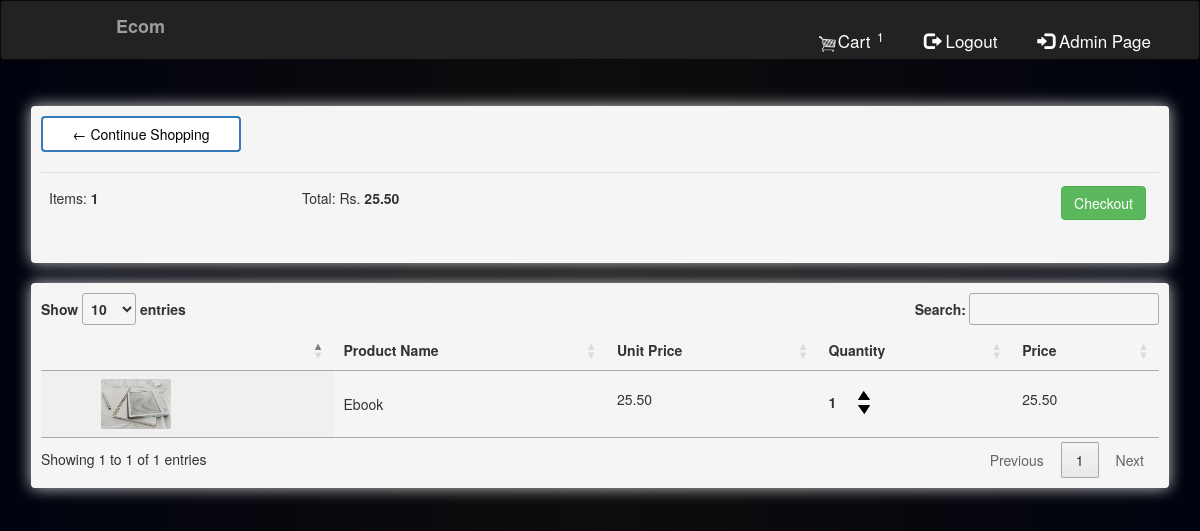
The page /cart (signed in) on the database as committed earlier.
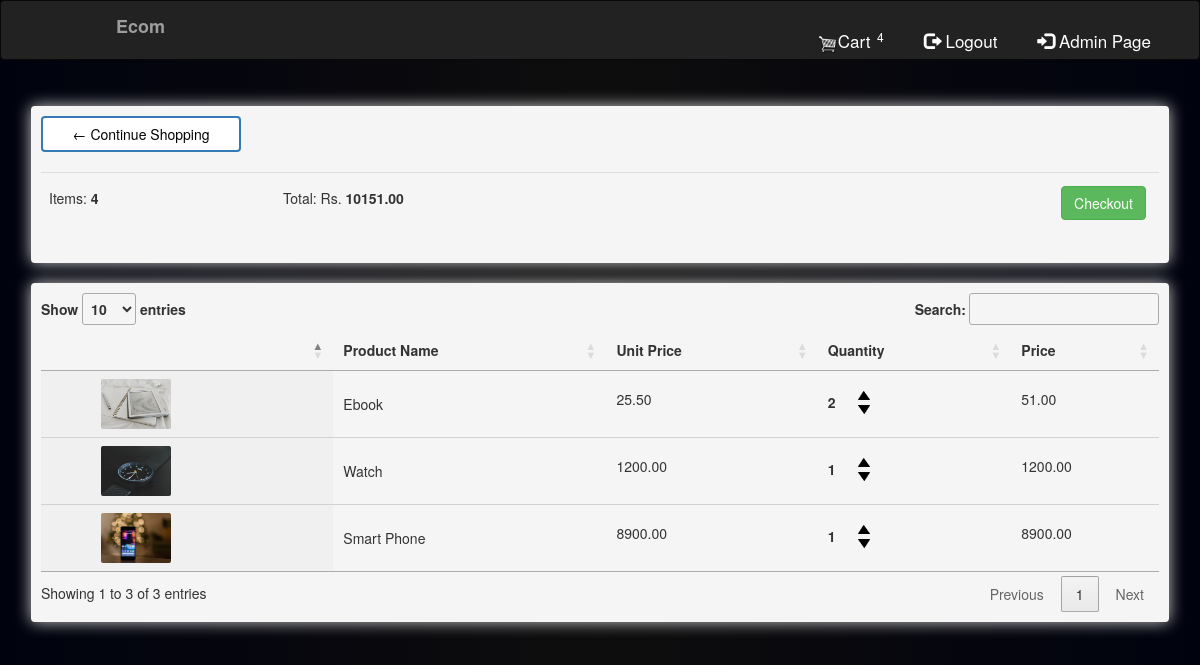
The same page on the database as committed later.
### store/models.py (models this page shows, shortened)
class Order(models.Model):
	customer = models.ForeignKey(Customer, on_delete=models.SET_NULL, null=True, blank=True)
	date_ordered = models.DateTimeField(auto_now_add=True)
	complete = models.BooleanField(default=False)
	transaction_id = models.CharField(max_length=100, null=True)
	@property
	def get_cart_total(self):
		return sum([
			item.quantity*item.product.price for item in self.orderitem_set.all()
			])
	@property
	def get_total_items(self):
		return sum([
			item.quantity for item in self.orderitem_set.all()
		])

class OrderItem(models.Model):
	product = models.ForeignKey(Product, on_delete=models.SET_NULL, null=True)
	order = models.ForeignKey(Order, on_delete=models.SET_NULL, null=True)
	quantity = models.IntegerField(default=0, null=True, blank=True)
	date_added = models.DateTimeField(auto_now_add=True)

class Product(models.Model):
	added_by = models.ForeignKey(Customer, on_delete=models.CASCADE, related_name="products") #new
	name = models.CharField(max_length=200)
	price = models.FloatField()
	digital = models.BooleanField(default=False)
	image = models.ImageField(null=True,blank=True)
	description = models.TextField(max_length=1000,null=True,blank=True)
	is_active = models.BooleanField(default=True)
	@property
	def get_image_url(self):
		try:
			return self.image.url
		except :
			return ''

### store/views.py (the view, shortened to what this page needs)
# urls.py: path('cart',views.cart,name='cart'),
def cart(request):
	context = {}
	template_name = 'store/cart.html'
	if request.user.is_authenticated:
		customer = request.user.customer
		order,created = Order.objects.get_or_create(customer=customer,complete=0)
		items = order.orderitem_set.all()
	context['items'] = items
	context['order'] = order
	return render(request,template_name, context)

### store/templatetags/template_filter.py (called while the page is built)
@register.filter
def mulplication(a,b):
  try:
    return a*b
  except :
    return 0

### store/templates/store/cart.html (shortened to what this page needs)
{% extends 'store/main.html' %}
{% load template_filter %}
{% load static %}
{% block content %}
<link rel="stylesheet" href="https://cdnjs.cloudflare.com/ajax/libs/font-awesome/5.15.3/css/all.min.css"/>
<link rel="stylesheet" href="https://maxcdn.bootstrapcdn.com/bootstrap/3.4.1/css/bootstrap.min.css">
<link rel="stylesheet" href="https://cdn.datatables.net/1.10.24/css/jquery.dataTables.min.css">
	<div class="row">
		<div class="col-lg-12">
			<div class="box-element" style="background-color:whitesmoke!important;">
				<a  class="btn continue_shopping" href="{% url 'store' %}" style="color:black;width:200px;">&#x2190; Continue Shopping</a>
				<br>
				<br>
				<table class="table">
					<tr>
						{% if order %}
							<th><h5>Items: <strong class="cart">{{order.get_total_items}}</strong></h5></th>
							<th><h5>Total: Rs. <strong class="cart_total"> {{order.get_cart_total | floatformat:2}}</strong></h5></th>
						{% else %}
							<th><h5>Items: <strong>No Item Added Yet</strong></h5></th>
							<th><h5>Total:<strong> Rs. 0</strong></h5></th>
						{% endif %}
						<th>
							<a  style="float:right; margin:5px;" class="btn btn-success checkout" href="{% url 'checkout' %}">Checkout</a>
						</th>
					</tr>
				</table>
			</div>
			<br>
			<div class="box-element" style="background-color:whitesmoke!important;">
					<table class="table row-border order-column" style="min-width:400px;" width="100%"  id="cart-table">
						<thead>
							<th></th>
							<th>Product Name</th>
							<th>Unit Price</th>
							<th>Quantity</th>
							<th>Price</th>
						</thead>
						<tbody>
						{% if items %}
							{% for item in items %}
								<tr>
									<td><img class="row-image" src="{{item.product.get_image_url}}"></td>
									<td>{{item.product.name}}</td></td>
									<td> <p id="price_{{item.product.id}}">{{item.product.price | floatformat:2}}</p> </td>
									<td>
										<div class="row">
											<div class="col-sm-1">
												<p class="quantity" id="quantity_{{item.product.id}}" style="margin-top: 6px;" >{{item.quantity}}</p>
											</div>
											<div class="col-sm-1">
												<img class="chg-quantity update-cart" data-product="{{item.product.id}}" data-action="add" src="{% static  'images/up-arrow.png' %}">
												<img class="chg-quantity update-cart" data-product="{{item.product.id}}" data-action="remove" src="{% static  'images/down-arrow.png' %}">
											</div>
										</div>
									</td>
									<td><p id="total_{{item.product.id}}" class="each-total">
										{{ item.quantity|mulplication:item.product.price | floatformat:2 }}
									</p></td>
								</tr>
							{% endfor %}
					{% else %}
						<tr><p style="text-align: center;margin:auto;font-weight:bolder;">No Item in your Cart</p></tr>
					{% endif %}
						</tbody>
					</table>
			</div>
		</div>
	</div>
{% endblock content %}

### store/templates/store/main.html (shortened to what this page needs)
<!DOCTYPE html>
{% load static %}
<html lang="en">
<head>
    <link href="{% static 'css/main.css' %}" type="text/css" rel="stylesheet">
    <link rel="stylesheet" href="https://cdnjs.cloudflare.com/ajax/libs/font-awesome/4.7.0/css/font-awesome.min.css">
    <link rel="stylesheet" href="https://maxcdn.bootstrapcdn.com/bootstrap/3.4.1/css/bootstrap.min.css">
    <link rel="stylesheet" type="text/css" href="https://cdn.datatables.net/v/dt/jq-2.2.4/dt-1.10.13/fc-3.2.2/fh-3.1.2/r-2.1.0/sc-1.4.2/datatables.min.css" />
<body>
    <nav class="navbar navbar-inverse" id="navbar" style="overflow: hidden;">
            <label class="logo"><a class="navbar-brand" href="{% url 'store' %}">Ecom</a></label>
          <ul class="">
            <li><a href="{% url 'cart' %}"><img src="{% static 'images/cart.png' %}" style="width:20px;height: 100%;">Cart  <sup><span id="" class="cart-t cart">{{order.get_total_items}}</span></sup></a></li>
            {% if request.session.authenticated %}
              <li><a href="{% url 'logout' %}"><span class="glyphicon glyphicon-log-out"></span> Logout</a></li>
              <li><a href="{% url 'admin-dashboard' %}"><span class="glyphicon glyphicon-log-in"></span> Admin Page</a></li>
            {% else %}
              <li><a href="{% url 'registration' %}"><span class="glyphicon glyphicon-user"></span> Sign Up</a></li>
              <li><a href="{% url 'login' %}"><span class="glyphicon glyphicon-log-in"></span> Login</a></li>
            {% endif %}
          </ul>
      </nav>
         <div class="container" style="padding:16px;overflow:hidden;">
                {% block content %}
                {% endblock content %}
          </div>
      </body>
</html>

### store/static/css/main.css (style rules this page uses)
body { background-color: hsl(0, 0%, 98%); }
h1,h2,h3,h4,h5,h6 { color:hsl(0, 0%, 30%); }
.box-element { box-shadow:hsl(0, 0%, 80%) 0 0 16px; background-color: #fff; border-radius: 4px; padding: 10px; }
.col-lg-4, .col-lg-6, .col-lg-8, .col-lg-12 { margin-top: 10px; }
.btn { border-radius: 0; }
.row-image { width: 100px; }
.quantity { display: inline-block; font-weight: 700; padding-right:10px; }
.chg-quantity { width: 12px; cursor: pointer; display: block; margin-top: 5px; transition:.1s; }

### store/templates/store/main.html (style rules this page uses)
body { background-image:linear-gradient(to right,rgb(0, 2, 14),#0e0d0d,rgb(0, 2, 14))!important; opacity:1; }
span.cart-t { color: #fff; font-size: 12px; margin-left: 2px; }
* { padding: 0; margin: 0; text-decoration: none; list-style: none; box-sizing: border-box; }
body { font-family: montserrat; }
nav { background: #0082e6; height: 60px; width: 100%; }
label.logo { color: white; font-size: 35px; line-height: 80px; padding: 0 100px; font-weight: bold; }
nav ul { float: right; margin-right: 30px!important; }
nav ul li { display: inline-block; line-height: 80px; margin: 0 5px; }
nav ul li a { color: white; font-size: 17px; padding: 7px 13px; border-radius: 3px; }

### store/templates/store/cart.html (style rules this page uses)
.continue_shopping { border: 2px solid #337ab7;; background-color:white; }
.row-image { margin-left: 50px; height: 50px; width: 70px; border-radius: 2px; }

Rows that differ between the two databases and show on the page:
changed through a linked row, Order: get_total_items "1" → "4"; get_cart_total "25.50" → "10151.00"
changed OrderItem "Ebook": quantity "1" → "2"; quantity|mulplication "25.50" → "51.00"
added OrderItem: product.get_image_url (picture), product.name "Watch", product.price "1200.00", quantity "1", quantity|mulplication "1200.00"
added OrderItem: product.get_image_url (picture), product.name "Smart Phone", product.price "8900.00", quantity "1", quantity|mulplication "8900.00"
Other text that changed with them:
text written by a page script: "Show entries Search: Showing 1 to 1 of 1 entries Previous 1 Next" → "Show entries Search: Showing 1 to 3 of 3 entries Previous 1 Next"
